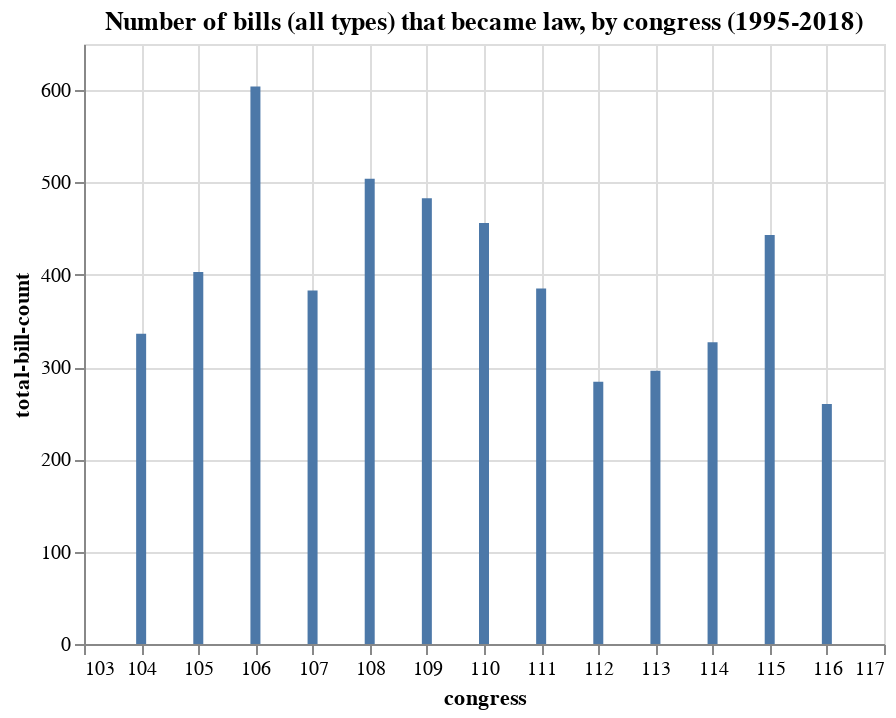

The notebook cell saved with this chart:
### Markdown cell above
### Visualizing the total bill counts by congress dataframe with Altair

### Code cell
alt.Chart(totals_by_congress).mark_bar().encode(
    x='congress',
    y='total-bill-count'
).properties(
    title='Number of bills (all types) that became law, by congress (1995-2018)'
)

### Figure 1 — Vega-Lite specification as saved in the notebook (floating-point values rounded to 4 significant figures)
{"config": {"view": {"continuousWidth": 400, "continuousHeight": 300}}, "data": {"name": "data-9199832543b8938af0f46c489639b25d"}, "mark": "bar", "encoding": {"x": {"type": "quantitative", "field": "congress"}, "y": {"type": "quantitative", "field": "total-bill-count"}}, "title": "Number of bills (all types) that became law, by congress (1995-2018)", "$schema": "https://vega.github.io/schema/vega-lite/v4.8.1.json", "datasets": {"data-9199832543b8938af0f46c489639b25d": [{"congress": 104, "total-bill-count": 336}, {"congress": 105, "total-bill-count": 403}, {"congress": 106, "total-bill-count": 604}, {"congress": 107, "total-bill-count": 383}, {"congress": 108, "total-bill-count": 504}, {"congress": 109, "total-bill-count": 483}, {"congress": 110, "total-bill-count": 456}, {"congress": 111, "total-bill-count": 385}, {"congress": 112, "total-bill-count": 284}, {"congress": 113, "total-bill-count": 296}, {"congress": 114, "total-bill-count": 327}, {"congress": 115, "total-bill-count": 443}, {"congress": 116, "total-bill-count": 260}]}}
